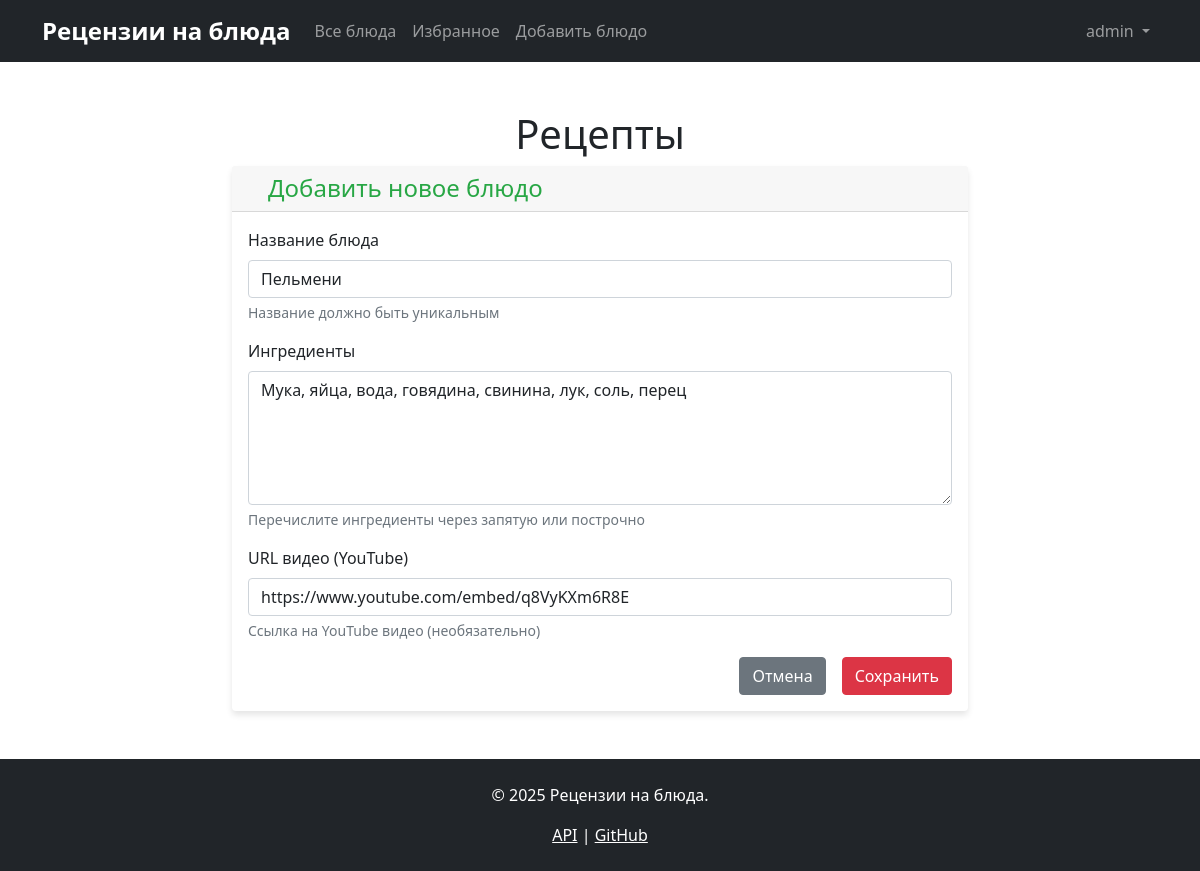
Page /dishes/4/edit (signed in) on the committed database.
### data/users.py (models this page shows, shortened)
class User(SqlAlchemyBase, UserMixin, SerializerMixin):
    __tablename__ = 'users'
    id = sqlalchemy.Column(sqlalchemy.Integer,
                           primary_key=True, autoincrement=True)
    login = sqlalchemy.Column(sqlalchemy.String,
                              index=True, unique=True, nullable=True)
    hashed_password = sqlalchemy.Column(sqlalchemy.String, nullable=True)
    ratings = orm.relationship("DishRating", back_populates='user')
    favourites = orm.relationship("Favourite", back_populates='user')

### data/dishes.py (models this page shows, shortened)
class Dish(SqlAlchemyBase, SerializerMixin):
    __tablename__ = 'dishes'
    id = sqlalchemy.Column(sqlalchemy.Integer,
                           primary_key=True, autoincrement=True)
    name = sqlalchemy.Column(sqlalchemy.String, nullable=True, unique=True)
    ingredients = sqlalchemy.Column(sqlalchemy.Text, nullable=True)
    url = sqlalchemy.Column(sqlalchemy.String, nullable=True)
    author_id = sqlalchemy.Column(sqlalchemy.Integer,
                                  sqlalchemy.ForeignKey("users.id"),
                                  nullable=True)
    ratings = orm.relationship("DishRating", back_populates='dish')
    favourites = orm.relationship("Favourite", back_populates='dish')
    author = orm.relationship('User', backref='created_dishes')

### blueprints/dishes.py (the view, shortened to what this page needs)
@dishes_bp.route('/dishes/<int:dish_id>/edit', methods=['GET', 'POST'])
@login_required
def edit_dish(dish_id):
    session = db_session.create_session()
    dish = session.query(Dish).get(dish_id)
    if not dish:
        flash('Блюдо не найдено', 'danger')
        session.close()
        return redirect(url_for('dishes.dishes_list'))
    if not can_edit_dish(dish, current_user):
        flash('У вас нет прав для редактирования этого блюда', 'danger')
        session.close()
        return redirect(url_for('dishes.dishes_list', dish_id=dish_id))
    form = AddDishForm()
    if request.method == 'GET':
        form.name.data = dish.name
        form.ingredients.data = dish.ingredients
        form.url.data = dish.url
    session.close()
    return render_template('add_dish.html',
                           title='Редактировать блюдо1',
                           form=form,
                           get_navbar=get_navbar(),
                           get_footer=get_footer())

### forms/dish.py (shortened to what this page needs)
class AddDishForm(FlaskForm):
    name = StringField('Название блюда', validators=[DataRequired()])
    ingredients = TextAreaField('Ингредиенты', validators=[DataRequired()])
    url = StringField('URL видео (YouTube)',
                      validators=[Optional(), URL(message='Пожалуйста, введите корректную ссылку на YouTube видео')])
    submit = SubmitField('Сохранить')

### app.py (called while the page is built)
def get_footer():
    return '''<footer class="bg-dark text-white py-4 mt-5">
        <div class="container text-center">
            <p>&copy; 2025 Рецензии на блюда.</p>
            <p class="mb-0">
                <a href="/api/dishes" class="text-white">API</a> |
                <a href="https://github.com" class="text-white">GitHub</a>
            </p>
        </div>
    </footer>'''

@login_manager.user_loader
def load_user(user_id):
    session = db_session.create_session()
    return session.query(User).get(int(user_id))

### blueprints/dishes.py (called while the page is built)
def can_edit_dish(dish, user):
    if not user.is_authenticated:
        return False
    if user.id == 1:
        return True
    if dish.author_id == user.id:
        return True
    return False

def get_navbar():
    from app import get_navbar as app_get_navbar
    return app_get_navbar()

def get_footer():
    from app import get_footer as app_get_footer
    return app_get_footer()

### data/db_session.py (called while the page is built)
def create_session() -> Session:
    global __factory
    return __factory()

### templates/add_dish.html (shortened to what this page needs)
{% extends "base.html" %}
{% block content %}
<div class="row justify-content-center">
    <div class="col-md-8">
        <div class="card">
            <div class="card-header">
                <h4 class="mb-0"> Добавить новое блюдо</h4>
            </div>
            <div class="card-body">
                <form method="POST">
                    <div class="mb-3">
                        {{ form.name.label(class="form-label") }}
                        {{ form.name(class="form-control" + (" is-invalid" if form.name.errors else "")) }}
                        <div class="form-text">Название должно быть уникальным</div>
                    </div>
                    <div class="mb-3">
                        {{ form.ingredients.label(class="form-label") }}
                        {{ form.ingredients(class="form-control" + (" is-invalid" if form.ingredients.errors else ""), rows=5) }}
                        <div class="form-text">Перечислите ингредиенты через запятую или построчно</div>
                    </div>
                    <div class="mb-3">
                        {{ form.url.label(class="form-label") }}
                        {{ form.url(class="form-control" + (" is-invalid" if form.url.errors else "")) }}
                        <div class="form-text">Ссылка на YouTube видео (необязательно)</div>
                    </div>
                    <div class="d-grid gap-2 d-md-flex justify-content-md-end">
                        <a href="{{ url_for('dishes.dishes_list') }}" class="btn btn-secondary me-md-2">Отмена</a>
                        {{ form.submit(class="btn btn-primary") }}
                    </div>
                </form>
            </div>
        </div>
    </div>
</div>
{% endblock %}

### templates/base.html (shortened to what this page needs)
<!DOCTYPE html>
<html>
<head>
    <link href="https://cdn.jsdelivr.net/npm/bootstrap@5.1.3/dist/css/bootstrap.min.css" rel="stylesheet">
    <link rel="stylesheet" href="https://cdn.jsdelivr.net/npm/bootstrap-icons@1.10.0/font/bootstrap-icons.css">
    <link rel="stylesheet" href="{{url_for('static', filename='css/style.css')}}">
</head>
<body>
    {{ get_navbar|safe }}
    <div class="container text-center mt-5">
        <h1>Рецепты</h1>
    </div>
    <main role="main" class="container">
      {% block content %}{% endblock %}
    </main>
    {{ get_footer|safe }}
</body>
</html>

### static/css/style.css (style rules this page uses)
h4 { color: #28a745 !important; padding-left: 20px; }
.navbar-brand { font-weight: bold; font-size: 1.5rem; }
.card { box-shadow: 0 4px 6px rgba(0, 0, 0, 0.1); border: none; }
.btn-primary { background-color: #dc3545; border-color: #dc3545; }

### rows in the picture
User: login "Рецензии на блюда Все блюда Избранное Добавить блюдо admin"
Dish: name "Пельмени", ingredients "Мука, яйца, вода, говядина, свинина, лук, соль, перец", url "https://www.youtube.com/embed/q8VyKXm6R8E"

### other values in the picture
{{ get_footer|safe }} "© 2025 Рецензии на блюда. API | GitHub"
